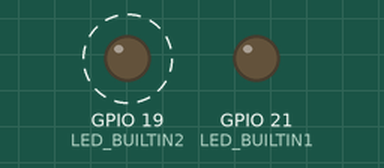
Recording of a program running on a simulated ESP32. Parts: output pins drawn as LEDs (lit = HIGH). Dashed ring = blinking.

Above: at 0.2 s.
At 5.7 s:
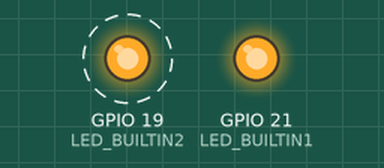
Timing chart, 0 to 6.9 s (numbered marks = the images above):
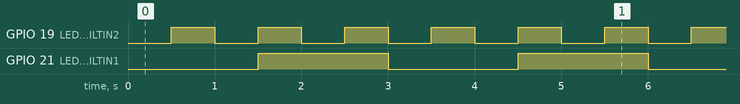

Measured:
- by itself, GPIO 19 (LED_BUILTIN2): alternates HIGH for 0.50 s and LOW for 0.50 s
- by itself, GPIO 21 (LED_BUILTIN1): alternates HIGH for 1.5 s and LOW for 1.5 s
- by itself, everything shown: repeats every 3.0 s, in 8 steps

The program:

main.cpp
```cpp
#include <Arduino.h>

/*
 * Simple example to create and destroy a task by Daniel Carrasco (https://www.electrosoftcloud.com)
 */
#define LED_BUILTIN1 21
#define LED_BUILTIN2 19
bool led_status1 = false;
bool led_status2 = false;
void TaskBlink1(void *pvParameters);
void TaskBlink2(void *pvParameters);
void setup() {
  xTaskCreate(
    TaskBlink1,
    "Blink1",
    1024,
    NULL,
    1,
    NULL
    );
  xTaskCreate(
    TaskBlink2,
    "Blink2",
    1024,
    NULL,
    1,
    NULL
  );
}
void loop() {

}
void TaskBlink1(void *pvParameters) {
  // initialize digital LED_BUILTIN on pin 13 as an output.
  pinMode(LED_BUILTIN1, OUTPUT);
  for (;;) { // A Task shall never return or exit.
    digitalWrite(LED_BUILTIN1, led_status1);
    led_status1 = !led_status1;
    // Wait exactly 1500ms from execution start
    vTaskDelay(1500 / portTICK_PERIOD_MS );
    // Delete the task
    //vTaskDelete(NULL);
  }
}
void TaskBlink2(void *pvParameters) {
  // initialize digital LED_BUILTIN on pin 13 as an output.
  pinMode(LED_BUILTIN2, OUTPUT);
  for (;;) { // A Task shall never return or exit.
    digitalWrite(LED_BUILTIN2, led_status2);
    led_status2 = !led_status2;
    // Wait exactly 500ms from execution start
    vTaskDelay(500 / portTICK_PERIOD_MS );
    // Delete the task
    //vTaskDelete(NULL);
  }
}
```
